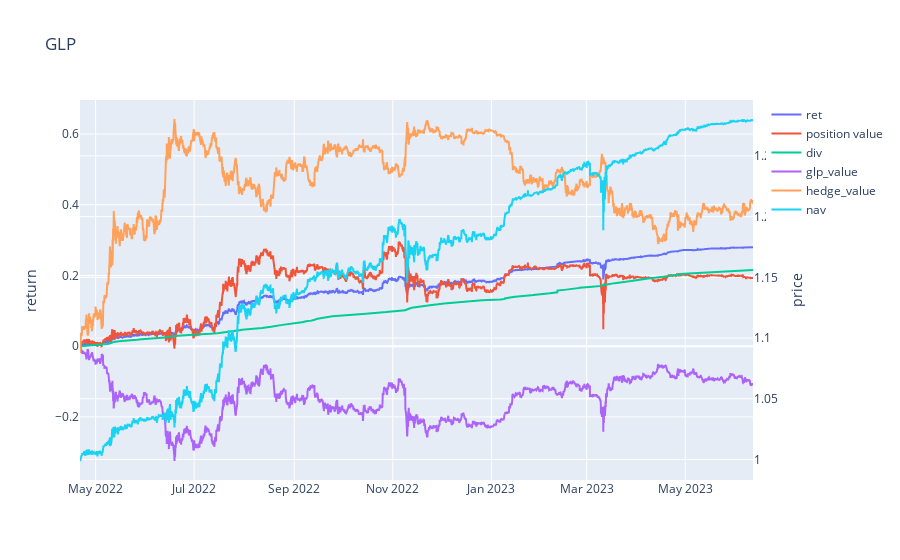

Notebook code cell kept with this figure:
### Code cell
fig.show()

### Figure 1 — Plotly figure (JSON) as saved in the notebook; plotly's stock layout.template omitted (floating-point values rounded to 4 significant figures; data arrays with more than 128 entries replaced by an {"elided": "..."} marker saying what was removed)
{"data": [{"name": "ret", "type": "scatter", "x": {"elided": "9994 str values"}, "y": {"elided": "9994 float values"}}, {"name": "position value", "type": "scatter", "x": {"elided": "9994 str values"}, "y": {"elided": "9994 float values"}}, {"name": "div", "type": "scatter", "x": {"elided": "9994 str values"}, "y": {"elided": "9994 float values"}}, {"name": "glp_value", "type": "scatter", "x": {"elided": "9994 str values"}, "y": {"elided": "9994 float values"}}, {"name": "hedge_value", "type": "scatter", "x": {"elided": "9994 str values"}, "y": {"elided": "9994 float values"}}, {"name": "nav", "type": "scatter", "x": {"elided": "9994 str values"}, "y": {"elided": "9994 float values"}, "yaxis": "y2"}], "layout": {"title": {"text": "GLP"}, "yaxis": {"title": {"text": "return"}}, "yaxis2": {"overlaying": "y", "side": "right", "title": {"text": "price"}}}}
